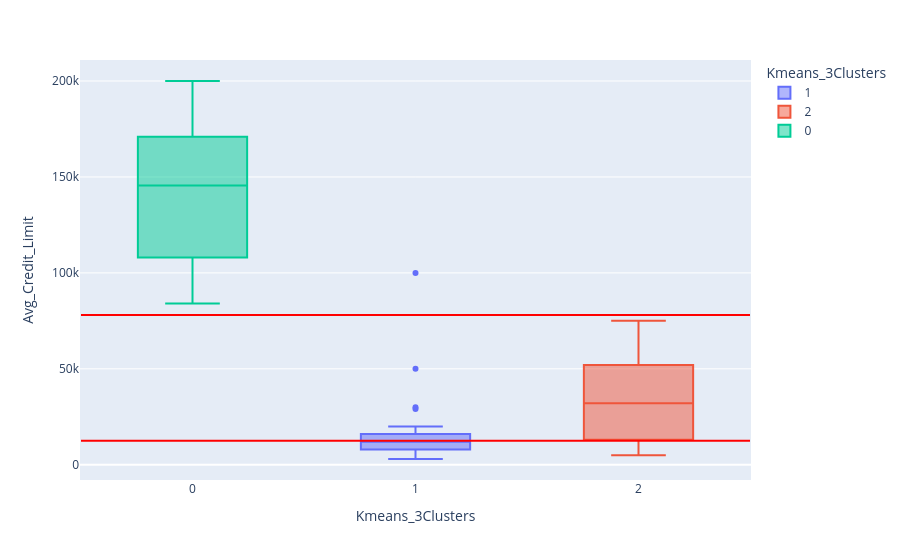

Notebook code cell kept with this figure:
### Code cell
fig = px.box(df,x='Kmeans_3Clusters',y='Avg_Credit_Limit',color='Kmeans_3Clusters')

fig.add_shape(type="line",x0=-0.5, y0=78000 , x1=2.5 , y1=78000 , line=dict(color="Red",width=2))
fig.add_shape(type="line",x0=-0.5, y0=12500 , x1=2.5 , y1=12500 , line=dict(color="Red",width=2))
fig.show()

### Figure 1 — Plotly figure (JSON) as saved in the notebook; plotly's stock layout.template omitted (floating-point values rounded to 4 significant figures; data arrays with more than 128 entries replaced by an {"elided": "..."} marker saying what was removed)
{"data": [{"alignmentgroup": "True", "hovertemplate": "Kmeans_3Clusters=%{x}<br>Avg_Credit_Limit=%{y}<extra></extra>", "legendgroup": "1", "marker": {"color": "#636efa"}, "name": "1", "notched": false, "offsetgroup": "1", "orientation": "v", "showlegend": true, "type": "box", "x": {"elided": "231 int values"}, "x0": " ", "xaxis": "x", "y": {"elided": "231 int values"}, "y0": " ", "yaxis": "y"}, {"alignmentgroup": "True", "hovertemplate": "Kmeans_3Clusters=%{x}<br>Avg_Credit_Limit=%{y}<extra></extra>", "legendgroup": "2", "marker": {"color": "#EF553B"}, "name": "2", "notched": false, "offsetgroup": "2", "orientation": "v", "showlegend": true, "type": "box", "x": {"elided": "379 int values"}, "x0": " ", "xaxis": "x", "y": {"elided": "379 int values"}, "y0": " ", "yaxis": "y"}, {"alignmentgroup": "True", "hovertemplate": "Kmeans_3Clusters=%{x}<br>Avg_Credit_Limit=%{y}<extra></extra>", "legendgroup": "0", "marker": {"color": "#00cc96"}, "name": "0", "notched": false, "offsetgroup": "0", "orientation": "v", "showlegend": true, "type": "box", "x": [0, 0, 0, 0, 0, 0, 0, 0, 0, 0, 0, 0, 0, 0, 0, 0, 0, 0, 0, 0, 0, 0, 0, 0, 0, 0, 0, 0, 0, 0, 0, 0, 0, 0, 0, 0, 0, 0, 0, 0, 0, 0, 0, 0, 0, 0, 0, 0, 0, 0], "x0": " ", "xaxis": "x", "y": [100000, 100000, 157000, 94000, 163000, 131000, 96000, 136000, 121000, 158000, 108000, 166000, 176000, 166000, 178000, 91000, 156000, 146000, 84000, 155000, 200000, 195000, 187000, 163000, 106000, 114000, 126000, 173000, 153000, 184000, 123000, 144000, 97000, 98000, 127000, 171000, 186000, 183000, 111000, 112000, 195000, 132000, 156000, 95000, 172000, 99000, 84000, 145000, 172000, 167000], "y0": " ", "yaxis": "y"}], "layout": {"boxmode": "overlay", "legend": {"title": {"text": "Kmeans_3Clusters"}, "tracegroupgap": 0}, "margin": {"t": 60}, "shapes": [{"line": {"color": "Red", "width": 2}, "type": "line", "x0": -0.5, "x1": 2.5, "y0": 78000, "y1": 78000}, {"line": {"color": "Red", "width": 2}, "type": "line", "x0": -0.5, "x1": 2.5, "y0": 12500, "y1": 12500}], "xaxis": {"anchor": "y", "categoryarray": [1, 2, 0], "categoryorder": "array", "domain": [0, 1], "title": {"text": "Kmeans_3Clusters"}}, "yaxis": {"anchor": "x", "domain": [0, 1], "title": {"text": "Avg_Credit_Limit"}}}}
